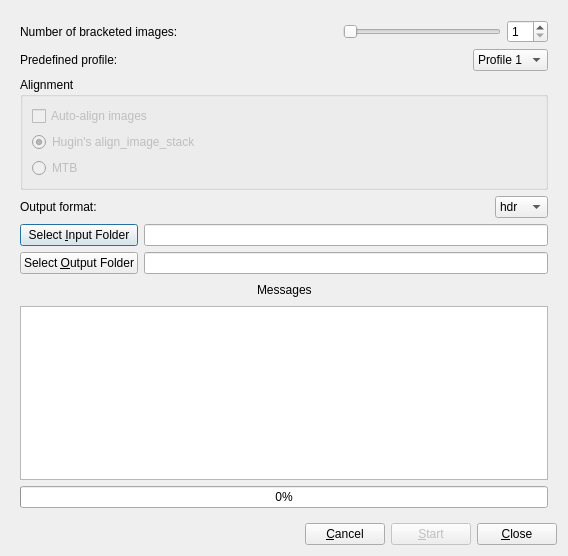
<?xml version="1.0" encoding="UTF-8"?>
<ui version="4.0">
 <class>BatchHDRDialog</class>
 <widget class="QDialog" name="BatchHDRDialog">
  <property name="geometry">
   <rect>
    <x>0</x>
    <y>0</y>
    <width>568</width>
    <height>556</height>
   </rect>
  </property>
  <property name="windowTitle">
   <string>Batch HDR Dialog</string>
  </property>
  <layout class="QGridLayout" name="gridLayout_3">
   <item row="0" column="0">
    <layout class="QVBoxLayout" name="verticalLayout_2">
     <item>
      <widget class="QStackedWidget" name="stackedWidget">
       <property name="currentIndex">
        <number>0</number>
       </property>
       <widget class="QWidget" name="page">
        <layout class="QGridLayout" name="gridLayout">
         <item row="0" column="0">
          <layout class="QHBoxLayout" name="horizontalLayout">
           <item>
            <widget class="QLabel" name="label">
             <property name="text">
              <string>Number of bracketed images:</string>
             </property>
            </widget>
           </item>
           <item>
            <spacer name="horizontalSpacer">
             <property name="orientation">
              <enum>Qt::Horizontal</enum>
             </property>
             <property name="sizeHint" stdset="0">
              <size>
               <width>40</width>
               <height>20</height>
              </size>
             </property>
            </spacer>
           </item>
           <item>
            <widget class="QSlider" name="horizontalSlider">
             <property name="toolTip">
              <string>Select the number of bracketed pictures used to create the HDRs</string>
             </property>
             <property name="minimum">
              <number>1</number>
             </property>
             <property name="maximum">
              <number>20</number>
             </property>
             <property name="orientation">
              <enum>Qt::Horizontal</enum>
             </property>
            </widget>
           </item>
           <item>
            <widget class="QSpinBox" name="spinBox">
             <property name="toolTip">
              <string>Select the number of bracketed pictures used to create the HDRs</string>
             </property>
             <property name="minimum">
              <number>1</number>
             </property>
             <property name="maximum">
              <number>20</number>
             </property>
            </widget>
           </item>
          </layout>
         </item>
         <item row="1" column="0">
          <layout class="QHBoxLayout" name="horizontalLayout_2">
           <item>
            <widget class="QLabel" name="label_2">
             <property name="text">
              <string>Predefined profile:</string>
             </property>
            </widget>
           </item>
           <item>
            <spacer name="horizontalSpacer_6">
             <property name="orientation">
              <enum>Qt::Horizontal</enum>
             </property>
             <property name="sizeType">
              <enum>QSizePolicy::Expanding</enum>
             </property>
             <property name="sizeHint" stdset="0">
              <size>
               <width>40</width>
               <height>20</height>
              </size>
             </property>
            </spacer>
           </item>
           <item>
            <widget class="QComboBox" name="profileComboBox">
             <property name="toolTip">
              <string>Choose one of the creation predefined profiles. 
See documentation for more informations.</string>
             </property>
             <property name="currentIndex">
              <number>0</number>
             </property>
             <item>
              <property name="text">
               <string>Profile 1</string>
              </property>
             </item>
             <item>
              <property name="text">
               <string>Profile 2</string>
              </property>
             </item>
             <item>
              <property name="text">
               <string>Profile 3</string>
              </property>
             </item>
             <item>
              <property name="text">
               <string>Profile 4</string>
              </property>
             </item>
             <item>
              <property name="text">
               <string>Profile 5</string>
              </property>
             </item>
             <item>
              <property name="text">
               <string>Profile 6</string>
              </property>
             </item>
            </widget>
           </item>
          </layout>
         </item>
         <item row="2" column="0">
          <widget class="QGroupBox" name="groupBox">
           <property name="title">
            <string>Alignment</string>
           </property>
           <layout class="QGridLayout" name="gridLayout_2">
            <item row="0" column="0">
             <layout class="QVBoxLayout" name="verticalLayout">
              <item>
               <widget class="QCheckBox" name="autoAlignCheckBox">
                <property name="enabled">
                 <bool>false</bool>
                </property>
                <property name="toolTip">
                 <string>Auto align the bracketed pictures</string>
                </property>
                <property name="text">
                 <string>Auto-align images</string>
                </property>
               </widget>
              </item>
              <item>
               <widget class="QRadioButton" name="aisRadioButton">
                <property name="enabled">
                 <bool>false</bool>
                </property>
                <property name="toolTip">
                 <string>Use Hugin's align_image_stack engine</string>
                </property>
                <property name="text">
                 <string>Hugin's align_image_stack</string>
                </property>
                <property name="checked">
                 <bool>true</bool>
                </property>
               </widget>
              </item>
              <item>
               <widget class="QRadioButton" name="MTBRadioButton">
                <property name="enabled">
                 <bool>false</bool>
                </property>
                <property name="toolTip">
                 <string>Use MTB (Median Threshold Bitmap) engine</string>
                </property>
                <property name="text">
                 <string>MTB</string>
                </property>
               </widget>
              </item>
             </layout>
            </item>
           </layout>
          </widget>
         </item>
         <item row="3" column="0">
          <layout class="QHBoxLayout" name="horizontalLayout_5">
           <item>
            <widget class="QLabel" name="label_3">
             <property name="text">
              <string>Output format:</string>
             </property>
            </widget>
           </item>
           <item>
            <spacer name="horizontalSpacer_5">
             <property name="orientation">
              <enum>Qt::Horizontal</enum>
             </property>
             <property name="sizeType">
              <enum>QSizePolicy::Expanding</enum>
             </property>
             <property name="sizeHint" stdset="0">
              <size>
               <width>40</width>
               <height>20</height>
              </size>
             </property>
            </spacer>
           </item>
           <item>
            <widget class="QComboBox" name="formatComboBox">
             <property name="toolTip">
              <string>Choose an HDR output file format</string>
             </property>
             <item>
              <property name="text">
               <string>hdr</string>
              </property>
             </item>
             <item>
              <property name="text">
               <string>exr</string>
              </property>
             </item>
             <item>
              <property name="text">
               <string>PFS</string>
              </property>
             </item>
             <item>
              <property name="text">
               <string>tiff</string>
              </property>
             </item>
            </widget>
           </item>
          </layout>
         </item>
         <item row="4" column="0">
          <layout class="QHBoxLayout" name="horizontalLayout_3">
           <item>
            <layout class="QVBoxLayout" name="verticalLayout_4">
             <item>
              <widget class="QPushButton" name="inputPushButton">
               <property name="toolTip">
                <string>Folder where bracketed pictures are located (in alphabetical order)</string>
               </property>
               <property name="text">
                <string>Select &amp;Input Folder</string>
               </property>
               <property name="icon">
                <iconset resource="../icons.qrc">
                 <normaloff>:/new/prefix1/images/fileopen.png</normaloff>:/new/prefix1/images/fileopen.png</iconset>
               </property>
              </widget>
             </item>
             <item>
              <widget class="QPushButton" name="outputPushButton">
               <property name="toolTip">
                <string>Folder where created HDRs are saved</string>
               </property>
               <property name="text">
                <string>Select &amp;Output Folder</string>
               </property>
               <property name="icon">
                <iconset resource="../icons.qrc">
                 <normaloff>:/new/prefix1/images/fileopen.png</normaloff>:/new/prefix1/images/fileopen.png</iconset>
               </property>
              </widget>
             </item>
            </layout>
           </item>
           <item>
            <layout class="QVBoxLayout" name="verticalLayout_3">
             <item>
              <widget class="QLineEdit" name="inputLineEdit">
               <property name="readOnly">
                <bool>true</bool>
               </property>
              </widget>
             </item>
             <item>
              <widget class="QLineEdit" name="outputLineEdit">
               <property name="readOnly">
                <bool>true</bool>
               </property>
              </widget>
             </item>
            </layout>
           </item>
          </layout>
         </item>
         <item row="5" column="0">
          <layout class="QHBoxLayout" name="horizontalLayout_7">
           <item>
            <spacer name="horizontalSpacer_4">
             <property name="orientation">
              <enum>Qt::Horizontal</enum>
             </property>
             <property name="sizeHint" stdset="0">
              <size>
               <width>40</width>
               <height>20</height>
              </size>
             </property>
            </spacer>
           </item>
           <item>
            <widget class="QLabel" name="label_4">
             <property name="text">
              <string>Messages</string>
             </property>
            </widget>
           </item>
           <item>
            <spacer name="horizontalSpacer_3">
             <property name="orientation">
              <enum>Qt::Horizontal</enum>
             </property>
             <property name="sizeHint" stdset="0">
              <size>
               <width>40</width>
               <height>20</height>
              </size>
             </property>
            </spacer>
           </item>
          </layout>
         </item>
         <item row="6" column="0">
          <widget class="QTextEdit" name="textEdit">
           <property name="readOnly">
            <bool>true</bool>
           </property>
          </widget>
         </item>
         <item row="7" column="0">
          <widget class="QProgressBar" name="progressBar">
           <property name="value">
            <number>0</number>
           </property>
          </widget>
         </item>
        </layout>
       </widget>
       <widget class="QWidget" name="page_2"/>
      </widget>
     </item>
     <item>
      <layout class="QHBoxLayout" name="horizontalLayout_6">
       <item>
        <spacer name="horizontalSpacer_2">
         <property name="orientation">
          <enum>Qt::Horizontal</enum>
         </property>
         <property name="sizeHint" stdset="0">
          <size>
           <width>40</width>
           <height>20</height>
          </size>
         </property>
        </spacer>
       </item>
       <item>
        <widget class="QPushButton" name="cancelPushButton">
         <property name="text">
          <string>&amp;Cancel</string>
         </property>
        </widget>
       </item>
       <item>
        <widget class="QPushButton" name="startPushButton">
         <property name="enabled">
          <bool>false</bool>
         </property>
         <property name="text">
          <string>&amp;Start</string>
         </property>
        </widget>
       </item>
       <item>
        <widget class="QPushButton" name="closePushButton">
         <property name="text">
          <string>&amp;Close</string>
         </property>
        </widget>
       </item>
      </layout>
     </item>
    </layout>
   </item>
  </layout>
 </widget>
 <resources>
  <include location="../icons.qrc"/>
 </resources>
 <connections>
  <connection>
   <sender>spinBox</sender>
   <signal>valueChanged(int)</signal>
   <receiver>horizontalSlider</receiver>
   <slot>setValue(int)</slot>
   <hints>
    <hint type="sourcelabel">
     <x>557</x>
     <y>35</y>
    </hint>
    <hint type="destinationlabel">
     <x>492</x>
     <y>33</y>
    </hint>
   </hints>
  </connection>
  <connection>
   <sender>horizontalSlider</sender>
   <signal>valueChanged(int)</signal>
   <receiver>spinBox</receiver>
   <slot>setValue(int)</slot>
   <hints>
    <hint type="sourcelabel">
     <x>492</x>
     <y>33</y>
    </hint>
    <hint type="destinationlabel">
     <x>557</x>
     <y>35</y>
    </hint>
   </hints>
  </connection>
  <connection>
   <sender>cancelPushButton</sender>
   <signal>clicked()</signal>
   <receiver>BatchHDRDialog</receiver>
   <slot>reject()</slot>
   <hints>
    <hint type="sourcelabel">
     <x>423</x>
     <y>549</y>
    </hint>
    <hint type="destinationlabel">
     <x>390</x>
     <y>427</y>
    </hint>
   </hints>
  </connection>
 </connections>
</ui>
